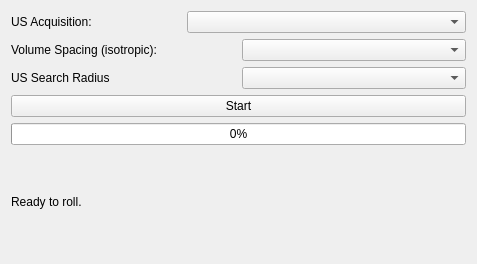
<?xml version="1.0" encoding="UTF-8"?>
<ui version="4.0">
 <class>GPU_VolumeReconstructionWidget</class>
 <widget class="QWidget" name="GPU_VolumeReconstructionWidget">
  <property name="geometry">
   <rect>
    <x>0</x>
    <y>0</y>
    <width>477</width>
    <height>264</height>
   </rect>
  </property>
  <property name="windowTitle">
   <string>Form</string>
  </property>
  <layout class="QVBoxLayout" name="verticalLayout">
   <item>
    <layout class="QHBoxLayout" name="horizontalLayout_3">
     <item>
      <widget class="QLabel" name="usAcquisitionLabel">
       <property name="maximumSize">
        <size>
         <width>170</width>
         <height>16777215</height>
        </size>
       </property>
       <property name="text">
        <string>US Acquisition:</string>
       </property>
      </widget>
     </item>
     <item>
      <widget class="QComboBox" name="usAcquisitionComboBox">
       <property name="minimumSize">
        <size>
         <width>200</width>
         <height>0</height>
        </size>
       </property>
      </widget>
     </item>
    </layout>
   </item>
   <item>
    <layout class="QHBoxLayout" name="horizontalLayout_4">
     <item>
      <widget class="QLabel" name="label">
       <property name="text">
        <string>Volume Spacing (isotropic): </string>
       </property>
      </widget>
     </item>
     <item>
      <widget class="QComboBox" name="usVolumeSpacingComboBox"/>
     </item>
    </layout>
   </item>
   <item>
    <layout class="QHBoxLayout" name="horizontalLayout_2">
     <item>
      <widget class="QLabel" name="usSearchRadiusLabel">
       <property name="text">
        <string>US Search Radius</string>
       </property>
      </widget>
     </item>
     <item>
      <widget class="QComboBox" name="usSearchRadiusComboBox">
       <property name="currentIndex">
        <number>-1</number>
       </property>
      </widget>
     </item>
    </layout>
   </item>
   <item>
    <layout class="QHBoxLayout" name="horizontalLayout">
     <item>
      <widget class="QPushButton" name="startButton">
       <property name="text">
        <string>Start</string>
       </property>
      </widget>
     </item>
    </layout>
   </item>
   <item>
    <widget class="QProgressBar" name="progressBar">
     <property name="value">
      <number>0</number>
     </property>
    </widget>
   </item>
   <item>
    <widget class="QLabel" name="userFeedbackLabel">
     <property name="text">
      <string>Ready to roll.</string>
     </property>
    </widget>
   </item>
  </layout>
 </widget>
 <resources/>
 <connections/>
</ui>
